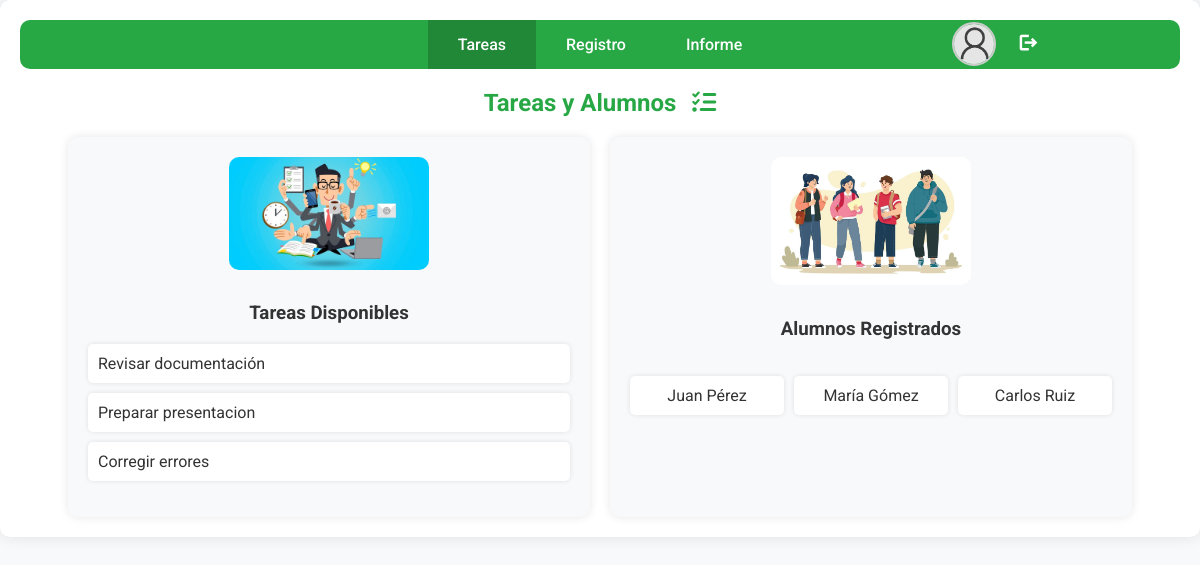
The app's page /Tareas/alumnos.php with its own data.
### tables this page shows
create table tareas(
 id int Primary Key auto_increment,
 nombre varchar(50) NOT null,
 descripcion varchar(200) NOT null,
 fecha_creacion date  NOT NULL
 );

create table alumno(
 id int Primary Key auto_increment,
 nombre varchar(50) NOT null,
 email varchar(50) NOT null,
 fecha_creacion date  NOT NULL
 );

### Tareas/funciones.php (called while the page is built, shortened)
<?php
function getTareas(){
    try{
        require '../conexion.php';
        $query = 'Select * from tareas';
        $consulta = mysqli_query($db,$query);
        return $consulta;
    }catch(\Throwable $e){
        var_dump($e);
    }
}
function getAlumnos(){
    try{
        require '../conexion.php';
        $query = 'Select * from alumno';
        $consulta = mysqli_query($db,$query);
        return $consulta;
    }catch(\Throwable $e){
        var_dump($e);
    }
}
?>

### Tareas/alumnos.php (the view, shortened to what this page needs)
<?php
    require './funciones.php';
    $tareas = getTareas();
    $alumnos = getAlumnos();
?>
<!DOCTYPE html>
<html lang="es">
<head>
    <link rel="stylesheet" href="estilos.css">
    <link href="https://cdnjs.cloudflare.com/ajax/libs/font-awesome/6.0.0-beta3/css/all.min.css" rel="stylesheet">
</head>
<body>
    <div class="container">
        <div>
        <div class="perfil-usuario">
                <img src="../Tareas/img/default-pp.jpg" alt="Foto de perfil">
                <button onclick="logout()" class="logout-btn">
                    <span class="material-icons">logout</span>
                </button>
        </div>
        <nav>
            <ul>
                <li><a href="#tareas" class="active">Tareas</a></li>
                <li><a href="registro.php">Registro</a></li>
                <li><a href="informe.php">Informe</a></li>
            </ul>
        </nav>
        </div>
        <section id="tareas" class="content-section">
            <h2>Tareas y Alumnos <i class="fas fa-tasks"></i></h2>
            <div class="columnas">
                <div class="columna">
                    <div class="imagen-titulo">
                        <img src="./img/tareas.jpg" alt="Tareas">
                        <h3>Tareas Disponibles</h3>
                    </div>
                    <ul id="lista-tareas">
                    <?php
                            while($servicio = mysqli_fetch_assoc($tareas)){?>
                                <li>
                                    <?php echo $servicio['nombre']?>
                                </li>
                            <?php
                         }
                        ?>
                    </ul>
                </div>
                <div class="columna">
                    <div class="imagen-titulo">
                        <img src="./img/alumnos.jpg" alt="Alumnos">
                        <h3>Alumnos Registrados</h3>
                    </div>
                    <div id="lista-alumnos" class="cuadricula-alumnos">
                    <?php
                            while($servicio = mysqli_fetch_assoc($alumnos)){?>
                                <p class="alumno">
                                    <?php echo $servicio['nombre']?>
                                </p>
                            <?php
                         }
                        ?>
                    </div>
                </div>
            </div>
        </section>
    </div>
</body>
</html>

### Tareas/estilos.css (style rules this page uses)
body { font-family: 'Roboto', sans-serif; background-color: #f8f9fa; margin: 0; padding: 0; color: #333; }
.container { max-width: 1200px; margin: 0 auto; padding: 20px; background-color: #fff; box-shadow: 0 0 15px rgba(0, 0, 0, 0.1); border-radius: 10px; }
nav ul { list-style-type: none; padding: 0; display: flex; justify-content: center; background-color: #28a745; margin: 0; border-radius: 10px; }
nav ul li { margin: 0; }
nav ul li a { color: #fff; text-decoration: none; padding: 15px 30px; display: block; font-weight: 500; transition: background-color 0.3s ease; }
nav ul li a.active { background-color: #218838; }
.content-section { margin-top: 20px; }
h2 { text-align: center; color: #28a745; margin-bottom: 20px; font-size: 24px; }
h2 i { margin-left: 10px; color: #28a745; }
.columnas { display: flex; gap: 20px; margin: 0 48px;; }
.columna { flex: 1; background-color: #f8f9fa; padding: 20px; border-radius: 10px; box-shadow: 0 0 10px rgba(0, 0, 0, 0.1); }
.imagen-titulo { text-align: center; margin-bottom: 20px; }
.imagen-titulo img { width: 100%; max-width: 200px; border-radius: 10px; margin-bottom: 10px; }
#lista-tareas { list-style-type: none; padding: 0; }
#lista-tareas li { background-color: #fff; padding: 10px; margin-bottom: 10px; border-radius: 5px; box-shadow: 0 0 5px rgba(0, 0, 0, 0.1); }
.cuadricula-alumnos { display: grid; grid-template-columns: repeat(auto-fill, minmax(150px, 1fr)); gap: 10px; }
.cuadricula-alumnos .alumno { background-color: #fff; padding: 10px; border-radius: 5px; box-shadow: 0 0 5px rgba(0, 0, 0, 0.1); text-align: center; }
.perfil-usuario { display: flex; align-items: center; gap: 8px; position:absolute; right: 13%; justify-content: center; }
.perfil-usuario img { width: 40px; height: 40px; border-radius: 50%; object-fit: cover; margin-top: 2px; border: 2px solid #ccc; }
.perfil-usuario span { font-weight: bold; color: #fff; }
.logout-btn { border: none; border-radius: 50%; background-color: #28a745; }
.logout-btn .material-icons { font-size: 20px; border-radius: 50%; vertical-align: middle; }

### records on screen
tareas: nombre "Revisar documentación"
tareas: nombre "Preparar presentacion"
tareas: nombre "Corregir errores"
alumno: nombre "Juan Pérez"
alumno: nombre "María Gómez"
alumno: nombre "Carlos Ruiz"
